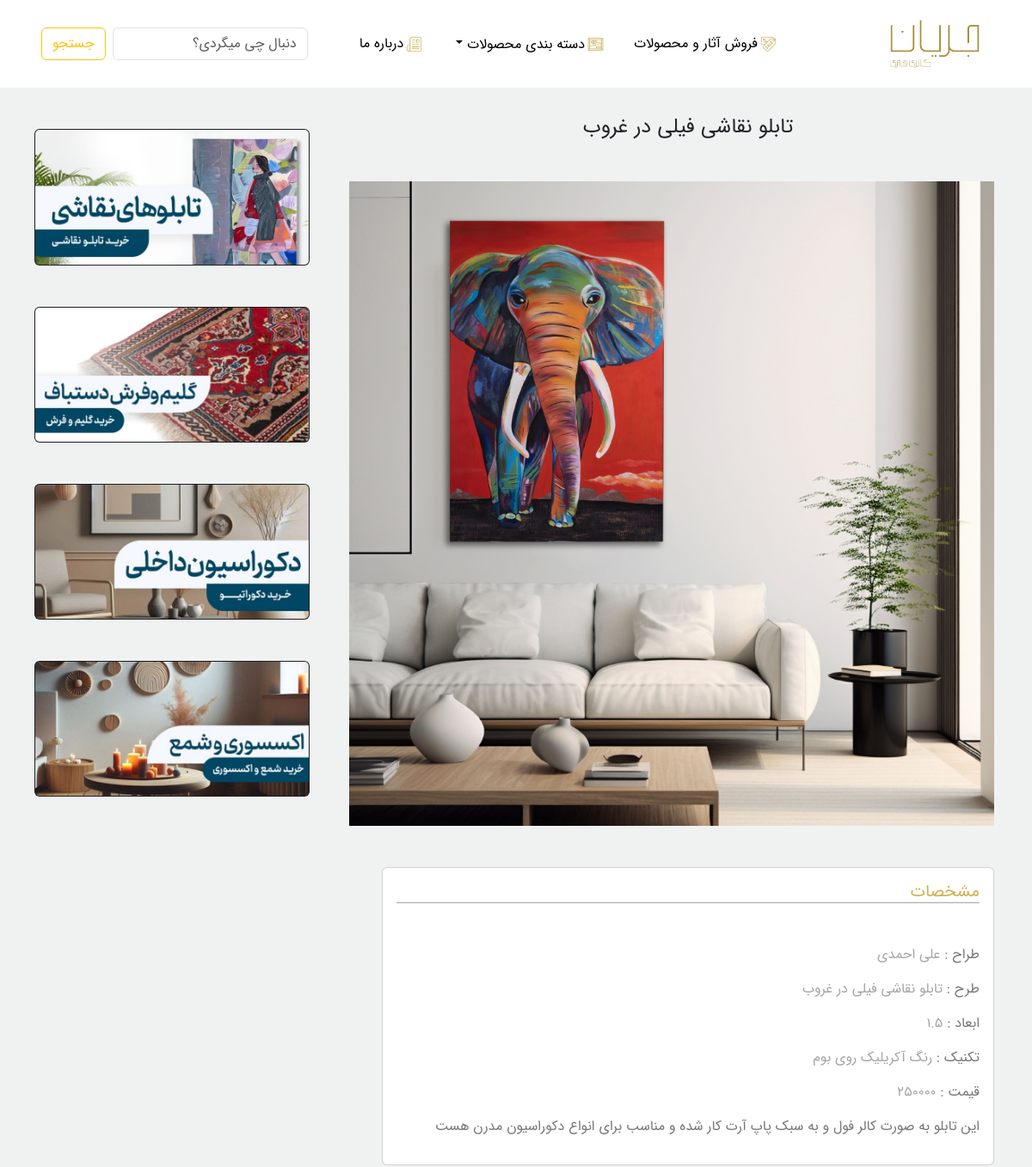
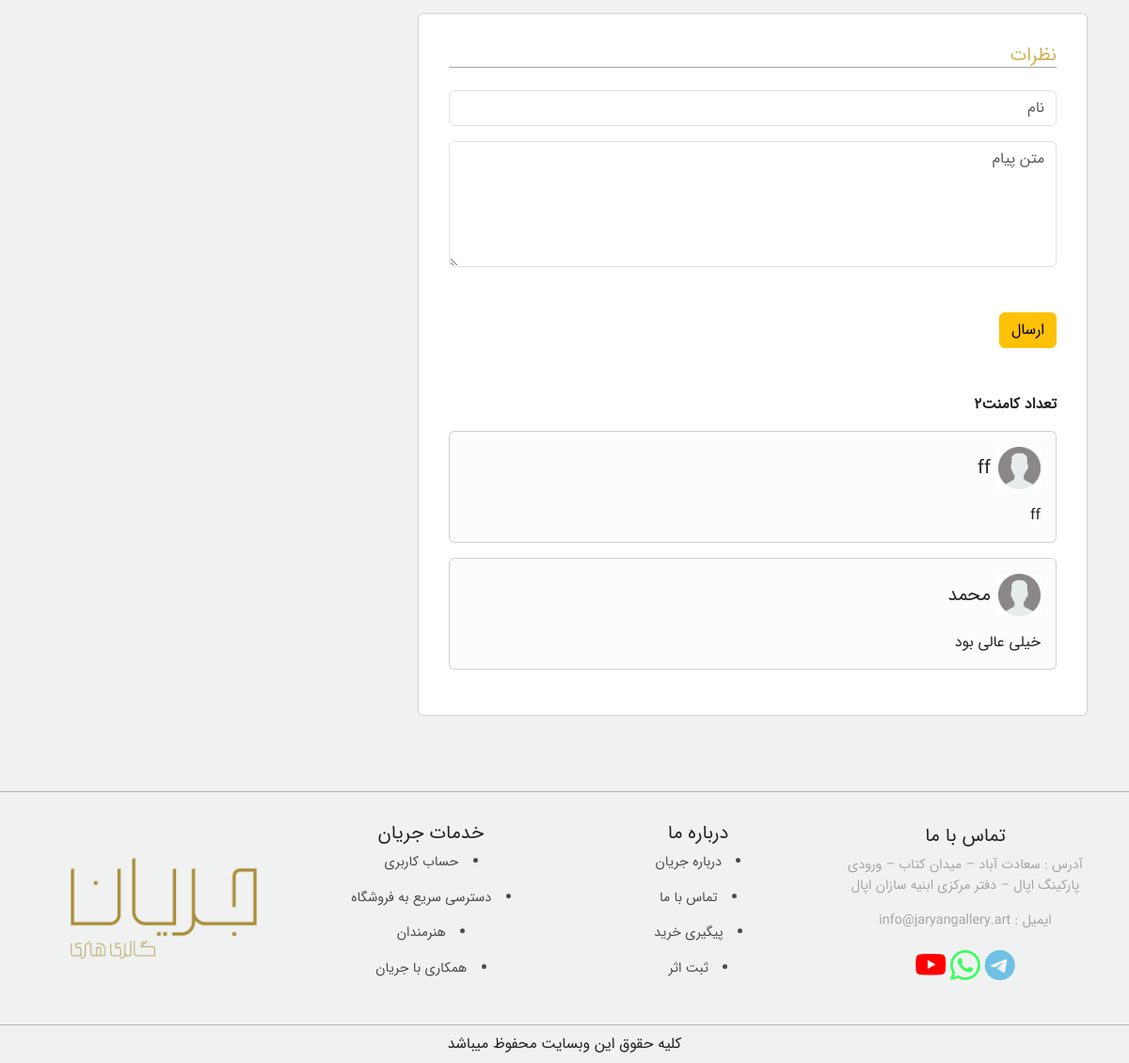
The page /single.php?post=1 on the database its author committed (2 pictures, top to bottom).
### tables this page shows
CREATE TABLE `posts` (
  `id` int(11) NOT NULL,
  `title` varchar(255) NOT NULL,
  `image` varchar(255) NOT NULL,
  `designer` varchar(255) NOT NULL,
  `category_id` int(11) NOT NULL,
  `Length` float NOT NULL,
  `body` text NOT NULL,
  `Technique` varchar(255) NOT NULL,
  `price` float NOT NULL
);

CREATE TABLE `comments` (
  `id` int(11) NOT NULL,
  `name` varchar(255) NOT NULL,
  `comment` text NOT NULL,
  `post_id` int(11) NOT NULL,
  `status` tinyint(4) NOT NULL DEFAULT 0
);

### single.php (the view, shortened to what this page needs)
<?php
include "./include/db.php";
if (isset($_GET['post'])) {
    $postId=$_GET['post'];
    $post=$db->prepare('SELECT * FROM posts WHERE id= :id');
    $post->execute(['id' => $postId]);
    $post=$post->fetch();
}
?>
<!DOCTYPE html>
<html lang="fa" dir="rtl">
<head>
    <link
    rel="stylesheet"
    href="https://cdn.jsdelivr.net/npm/bootstrap-icons@1.10.5/font/bootstrap-icons.css"
/>
    <link
    href="https://cdn.jsdelivr.net/npm/bootstrap@5.3.1/dist/css/bootstrap.min.css"
    rel="stylesheet"
/>
    <link href="./assets/css/main.css" rel="stylesheet" >
</head>
<body>
    <header>
        <div class="desktop-header">
            <div class="logo_header">
                <img src="./assets/image/logo-1.png"  width="130px" height="" >
            </div>
            <div class="item-header">
                <ul class="ul-item">
                    <li><a href=""><img src="./assets/image/icon1.png" width="25px">فروش آثار و محصولات</a></li>
                    <li class="nav-item dropdown">
                        <a class="nav-link dropdown-toggle" href="#" role="button" data-bs-toggle="dropdown" aria-expanded="false">
                            <img src="./assets/image/icon2.png" width="25px">دسته بندی محصولات
                        </a>
                      </li>
                    <li><a href=""><img src="./assets/image/icon3.png" width="25px">درباره ما</a></li>
                </ul>
            </div>
            <div class="search-header">
                    <input class="form-control ms-2" type="search" placeholder="دنبال چی میگردی؟" aria-label="Search">
                    <button class="btn btn-outline-warning" type="submit">جستجو</button>
            </div>
        </div>
    </header>
    <section>
        <div class="row" style="margin: 0;">
            <div class="col-lg-8">
                <div class="content">
                    <div class="product">
                         <div class="title-product">
                            <h4><?php echo $post['title']?></h4>
                         </div>
                         <div class="image-product mt-5 mb-5">
                             <img src="./assets/image/<?php echo $post['image']?>">
                         </div>
                         <div class="card mb-3" style="background-color: #fff;">
                            <div class="card-title" style="text-align: right;padding: 1rem;">
                                <h5>مشخصات</h5>
                            </div>
                            <div class="card-body" style="text-align: right;">
                                    <p style="color: #777777;">طراح : <span style="color:#a5a5a5"><?php echo $post['designer']?></span></p>
                                    <p style="color: #777777;">طرح :  <span style="color:#a5a5a5"><?php echo $post['title']?></span></p>
                                    <p style="color: #777777;">ابعاد : <span style="color:#a5a5a5"><?php echo $post['Length']?></span></p>
                                    <p style="color: #777777;">تکنیک : <span style="color:#a5a5a5"><?php echo $post['Technique']?></span></p>
                                    <p style="color: #777777;">قیمت : <span style="color:#a5a5a5"><?php echo $post['price']?></span></p>
                                <p style="color: #777777;font-weight:;"><?php echo $post['body']?></p>
                            </div>
                         </div>
                         <div class="card card-comment" style="background-color: #fff;text-align: right;">
                            <div class="card-title mb-3">
                                <h5>نظرات</h5>
                            </div>
                            <form method="POST">
                                <input class="form-control mb-3" name="name" placeholder="نام" >
                                <textarea class="form-control" name="comment" placeholder="متن پیام" cols="10" rows="5" ></textarea>
                                <br>
                                <button class="btn btn-warning  mt-4" style="text-align: right;" name="postcomment"  type="submit">ارسال</button>
                            </form>
                            <div class="comment mt-5">
                                <?php
                                         $postId=$post['id'];
                                         $comments=$db->prepare("SELECT * FROM comments WHERE post_id= :id AND status= '1' ");
                                         $comments->execute(['id' => $postId])
                                       ?>
                                    <p class="fw-bold fs-6">تعداد کامنت<?php echo $comments->rowCount() ?></p>
                                    <?php foreach($comments as $comment) : ?>
                                <div class="card bg-light-subtle mb-3">
                                    <div class="card-body">
                                        <div
                                            class="d-flex align-items-center"
                                        >
                                            <img
                                                src="./assets/image/profile.png"
                                                width="45"
                                                height="45"
                                                alt="user-profle"
                                            />
                                            <h5
                                                class="card-title me-2 mb-0"
                                            >
                                            <?php echo $comment['name'] ?>
                                            </h5>
                                        </div>
                                        <p class="card-text pt-3 pr-3">
                                            <?php echo $comment['comment'] ?>
                                        </p>
                                    </div>
                                </div>
                                <?php endforeach ?>
                            </div>
                         </div>
                    </div>
                    </div>
                </div>
            <div class="col-lg-4  d-flex justify-content-center">
                <div class="">
                    <div class="card card-right  text-bg-dark mt-5 mb-5" style="width: 320px;text-align: center;">
                        <img src="./assets/image/tablo2.jpg" class="card-img" alt="...">
                      </div>
                      <div class="card card-right text-bg-dark mb-5" style="width: 320px;">
                        <img src="./assets/image/farsh2.jpg" width="200px" class="card-img" alt="...">
                      </div>
                      <div class="card card-right text-bg-dark mb-5" style="width: 320px;">
                        <img src="./assets/image/decorasion2.jpg" width="200px" class="card-img" alt="...">
                      </div>
                      <div class="card card-right text-bg-dark mb-5" style="width: 320px;">
                        <img src="./assets/image/3.jpg" width="200px" class="card-img" alt="...">
                      </div>
                </div>
            </div>
        </div>
    </section>
    <footer class="footer">
         <div class="row footer-center d-flex justify-content-center align-items-center text-center" style="margin: 0;">
             <div class="col-lg-3 col-md-6 contact-footer">
                <h5>تماس با ما</h5>
                <p>  آدرس : سعادت آباد – میدان کتاب – ورودی پارکینگ اپال – دفتر مرکزی ابنیه سازان اپال   </p>
                <p>ایمیل : info@jaryangallery.art</p>
                <div class="icon-footer">
                    <i class="bi bi-telegram" style="color: #6EC1E4;"></i>
                    <i class="bi bi-whatsapp" style="color: #3afd5e;"></i>
                    <i class="bi bi-youtube" style="color: red;"></i>
                 </div>
             </div>
             <div class="col-lg-3 col-md-6 about">
                <h5>درباره ما</h5>
                <ul style="padding: 0;">
                    <li>درباره جریان</li>
                    <li>تماس با ما</li>
                    <li>پیگیری خرید</li>
                    <li>ثبت اثر</li>
                </ul>
             </div>
             <div class="col-lg-3 col-md-6 service" >
                <h5>خدمات جریان</h5>
                <ul style="padding: 0;">
                    <li>حساب کاربری</li>
                    <li>دسترسی سریع به فروشگاه</li>
                    <li>هنرمندان</li>
                    <li>همکاری با جریان</li>
                </ul>
             </div>
             <div class="col-lg-3 col-md-6 image-footer">
                <img src="./assets/image/logo-1.png"  width="250px" height="" >
             </div>
         </div>
         <div class="text-footer text-center" style="padding: .5rem;">
            کلیه حقوق این وبسایت محفوظ میباشد
         </div>
    </footer>
</body>
</html>

### assets/css/main.css (style rules this page uses)
body { font-family: "iransans2"; background-color: #F0F2F1 !important }
ul { list-style: none; }
a { text-decoration: none; }
li a { text-decoration: none; }
.desktop-header { display: flex; justify-content: space-between; align-items: center; padding: 1rem 3rem; background-color: #fff; }
.item-header { text-align: center; }
.ul-item { display: flex; flex-wrap: wrap; margin-bottom: 0; gap: 2rem; margin-right: 3rem; }
.ul-item li a { color: black; font-size: 1rem; }
.search-header { display: flex; }
.footer { margin-top: 3rem; }
.footer-center { border-top: 1px solid rgb(179, 179, 179); border-bottom: 1px solid rgb(179, 179, 179); padding: 2rem; }
.contact-footer p { font-size: .9rem; color:#a5a5a5 }
.contact-footer i { font-size: 2rem; }
.about ul { list-style: unset; list-style-position: inside; }
.about li { color: #4a4c4b; margin-bottom: 1rem; font-size: .9rem; }
.service ul { list-style: unset; list-style-position: inside; }
.service li { color: #4a4c4b; margin-bottom: 1rem; font-size: .9rem; }
.content { padding: 2rem }
.product { text-align: center }
.card-title h5 { color: #D1B254; border-bottom: 1px solid #a5a5a5; }
.image-product img { width: 100%; }
.card-comment { padding: 2rem; }
@media screen and (min-width:1200px) { .image-product img { width: 750px; } }
.card-right { transition: .7s; }

### rows shown on the page
posts: title "تابلو نقاشی فیلی در غروب", image (picture), designer "علی احمدی", Length "1.5", Technique "رنگ آکریلیک روی بوم", price "250000", body "این تابلو به صورت کالر فول و به سبک پاپ آرت کار شده و مناسب برای انواع دکوراسیون مدرن هست"
comments: name "ff", comment "ff"
comments: name "محمد", comment "خیلی عالی بود"

### other values the page prints
$comments->rowCount() "2"
